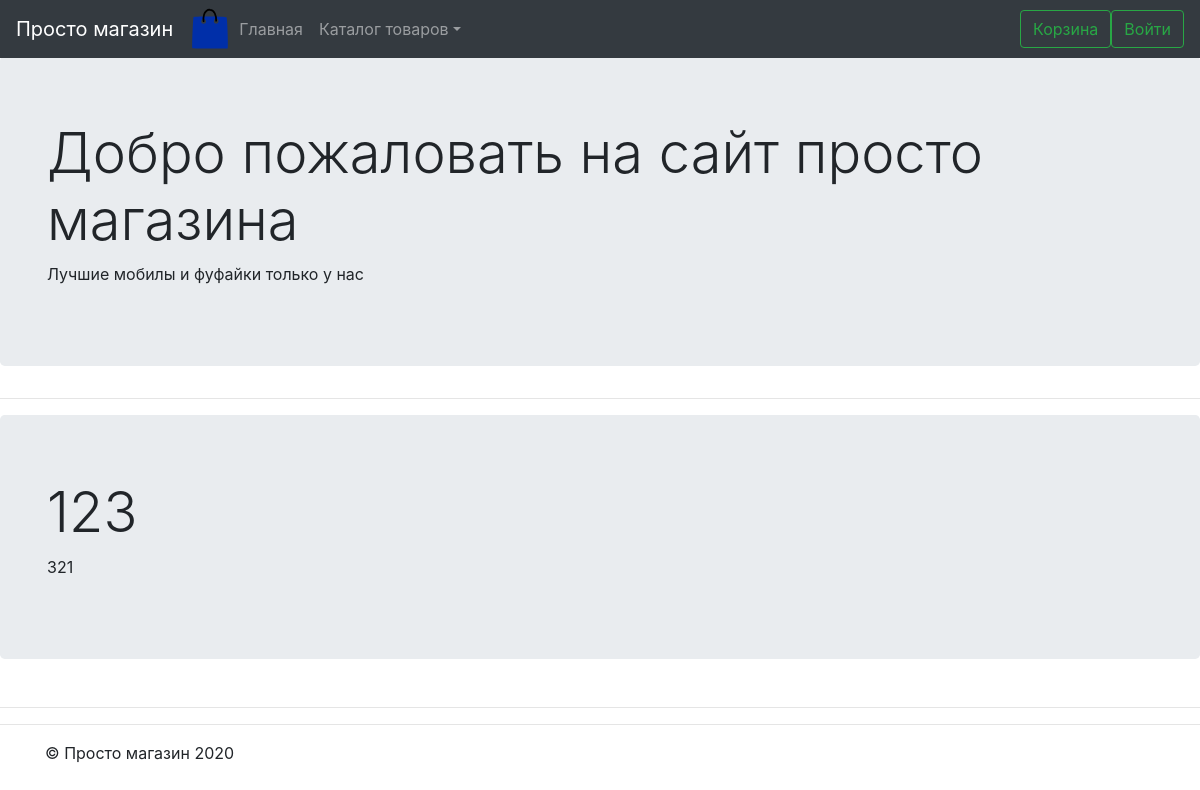
The app's page /, older data.
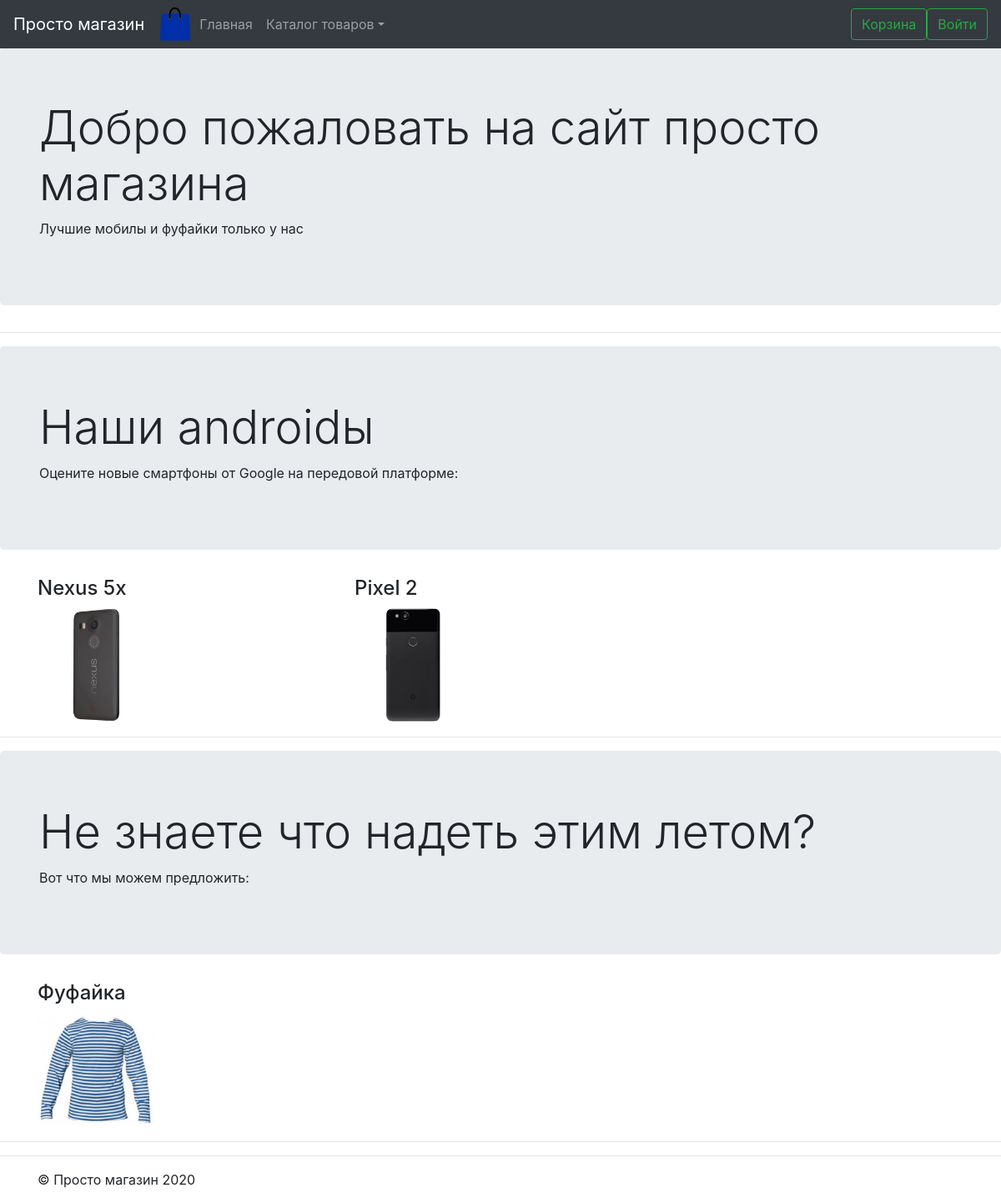
The same page, newer data.
### app/models.py (models this page shows, shortened)
class Article(models.Model):
    date = models.DateTimeField(verbose_name='Дата', default=datetime.now())
    caption = models.CharField(max_length=150, verbose_name='Статья')
    text = models.TextField(verbose_name='Текст статьи')
    product = models.ManyToManyField(Product, through='ArticleRelation')
    class Meta:
        verbose_name = 'Статья о товаре'
        verbose_name_plural = 'Статьи о товаре'
        ordering = ["-date", ]

class ArticleRelation(models.Model):
    product = models.ForeignKey(Product, on_delete=models.CASCADE, verbose_name='Товар')
    article = models.ForeignKey(Article, on_delete=models.CASCADE, verbose_name='Статья')
    class Meta:
        verbose_name = 'Товар в статье'
        verbose_name_plural = 'Товары в статье'

class Product(models.Model):
    name = models.CharField(max_length=100, verbose_name='Товар')
    photo = models.FileField(upload_to='products/%Y/%m/%d/', verbose_name='Фотография')
    inf = models.TextField(verbose_name='Описание товара')
    section = models.ForeignKey('Section', on_delete=models.CASCADE)
    class Meta:
        verbose_name = 'Товар'
        verbose_name_plural = 'Товары'

### app/views.py (the view)
# urls.py: path('', views.main_view, name='home'),
def main_view(request):
    template = 'app/index.html'
    context = {'sections': Section.objects.all(),
               'article_list': Article.objects.all(),
               'product_list': Product.objects.all(),
               }
    return render(request, template_name=template, context=context)

### app/templates/app/index.html (shortened to what this page needs)
{% extends "./_base.html" %}
{% load static %}
{% block hint %}
<div class="jumbotron">
    <div class="container">
        <h1 class="display-4">Добро пожаловать на сайт просто магазина</h1>
        <p>Лучшие мобилы и фуфайки только у нас</p>
    </div>
</div>
<hr>
{% endblock %}
{% block content %}
{% for article in article_list %}
<div class="jumbotron">
    <div class="container">
        <h1 class="display-4">{{article.caption}}</h1>
        <p>{{article.text}}</p>
    </div>
</div>
<div class="container">
    <div class="row">
        {% for good in article.articlerelation_set.all %}
        <div class="col-md-4">
            <h4>{{good.product.name}}</h4>
            <a href="/good?id={{good.product.id}}">
                <img src="{{good.product.photo.url}}" width="140">
            </a>
        </div>
        {% endfor %}
    </div>
</div>
<hr>
{% endfor %}
{% endblock %}

### app/templates/app/_base.html (shortened to what this page needs)
<!DOCTYPE html>{% load static %}
<html lang="ru" >
<head>
  <link rel="stylesheet" href={% static "css/bootstrap.min.css" %}>
  <link rel="stylesheet" href={% static "css/main.css" %}>
</head>
<body class="" data-gr-c-s-loaded="true">
{% include "./menu.html" with sections=sections %}
<main role="main">
{% block hint %}HINT{% endblock %}
{% block content %}CONTENT{% endblock %}
</main>
<hr>
{% block footer %}
<footer class="container">
  <p>© Просто магазин 2020</p>
</footer>
{% endblock %}
</body>
</html>

### app/templates/app/menu.html (shortened to what this page needs)
{% load mptt_tags %}
{% load static %}
<nav class="navbar navbar-expand-md navbar-dark fixed-top bg-dark">
    <a class="navbar-brand" href="./index.html">Просто магазин</a>
    <img src={% static "media/logo.svg" %} alt="" width="42" height="42">
    <div class="collapse navbar-collapse" id="navbarsExampleDefault">
        <ul class="navbar-nav mr-auto">
            <li class="nav-item">
                <a class="nav-link" href="/">
                    Главная</a>
            </li>
            <li class="nav-item dropdown">
                <a class="nav-link dropdown-toggle" href="/section/{{ node.id }}" id="dropdown01"
                   data-toggle="dropdown" aria-haspopup="true" aria-expanded="false">
                    Каталог товаров</a>
            </li>
        </ul>
        <a class="btn btn-outline-success my-2 my-sm-0" role="button"
           href="{% url 'cart' %}">
            Корзина</a>
        {% if request.user.is_authenticated %}
        <a class="btn btn-outline-success my-2 my-sm-0" role="button"
           href="{% url 'logout' %}">
            Выйти ({{ request.user.username }})</a>
        {% else %}
        <a class="btn btn-outline-success my-2 my-sm-0" role="button"
           href="{% url 'login' %}">
            Войти</a>
        {% endif %}
    </div>
</nav>

Row changes from the older to the newer data that the page shows:
removed Article: caption "123", text "321"
added Article: caption "Наши androidы", text "Оцените новые смартфоны от Google на передовой платформе:"
added ArticleRelation: product.name "Nexus 5x", product.photo (picture), shown under "Наши androidы"
added ArticleRelation: product.name "Pixel 2", product.photo (picture), shown under "Наши androidы"
added Article: caption "Не знаете что надеть этим летом?", text "Вот что мы можем предложить:"
added ArticleRelation: product.name "Фуфайка", product.photo (picture), shown under Article "Не знаете что надеть этим летом?"
